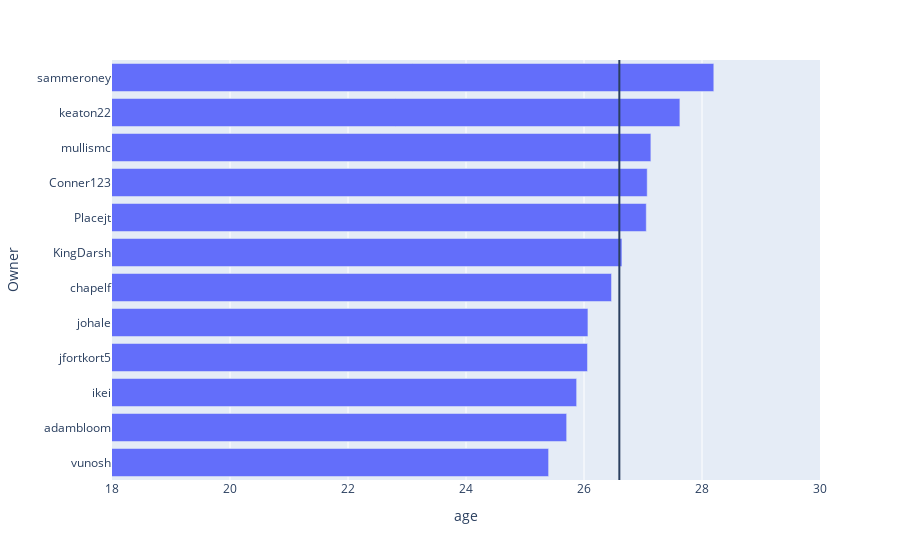

The code cell stored with this chart in its notebook:
### Markdown cell above
# Avg Team Age

### Code cell
avg_age = stats[stats["Week"] == "Season"].age.mean()
age = pd.DataFrame(stats[stats["Week"] == "Season"].groupby("Owner").agg({"age": np.mean}))
fig = px.bar(age, x = "age")
fig.add_vline(x=avg_age)
fig.update_layout(yaxis={'categoryorder':'total ascending'})
fig.update_xaxes(range = [18,30])
fig.show()

### Figure 1 — Plotly figure (JSON) as saved in the notebook; plotly's stock layout.template omitted (floating-point values rounded to 4 significant figures)
{"data": [{"alignmentgroup": "True", "hovertemplate": "age=%{x}<br>Owner=%{y}<extra></extra>", "legendgroup": "", "marker": {"color": "#636efa", "pattern": {"shape": ""}}, "name": "", "offsetgroup": "", "orientation": "h", "showlegend": false, "textposition": "auto", "type": "bar", "x": [27.07, 26.64, 27.06, 25.71, 26.47, 25.88, 26.06, 26.07, 27.62, 27.13, 28.2, 25.4], "xaxis": "x", "y": ["Conner123", "KingDarsh", "Placejt", "adambloom", "chapelf", "ikei", "jfortkort5", "johale", "keaton22", "mullismc", "sammeroney", "vunosh"], "yaxis": "y"}], "layout": {"barmode": "relative", "legend": {"tracegroupgap": 0}, "margin": {"t": 60}, "shapes": [{"type": "line", "x0": 26.6, "x1": 26.6, "xref": "x", "y0": 0, "y1": 1, "yref": "y domain"}], "xaxis": {"anchor": "y", "domain": [0, 1], "range": [18, 30], "title": {"text": "age"}}, "yaxis": {"anchor": "x", "categoryorder": "total ascending", "domain": [0, 1], "title": {"text": "Owner"}}}}
